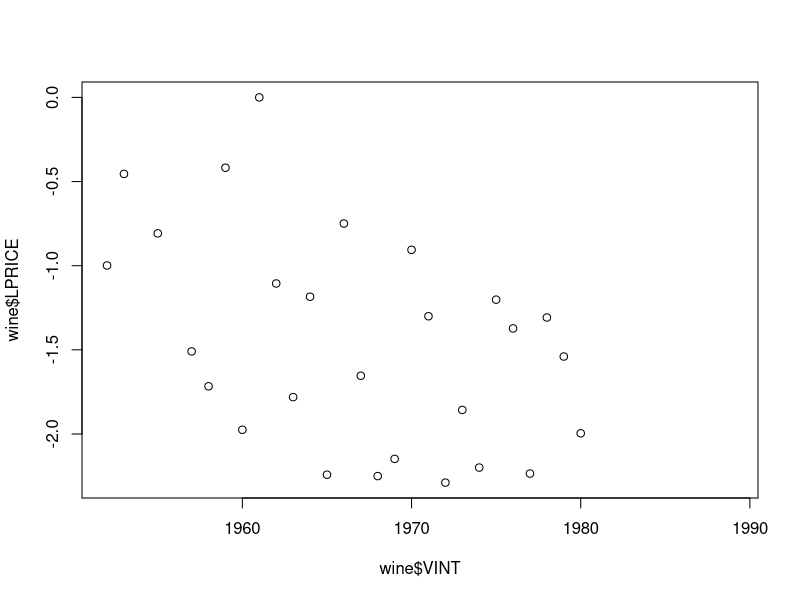
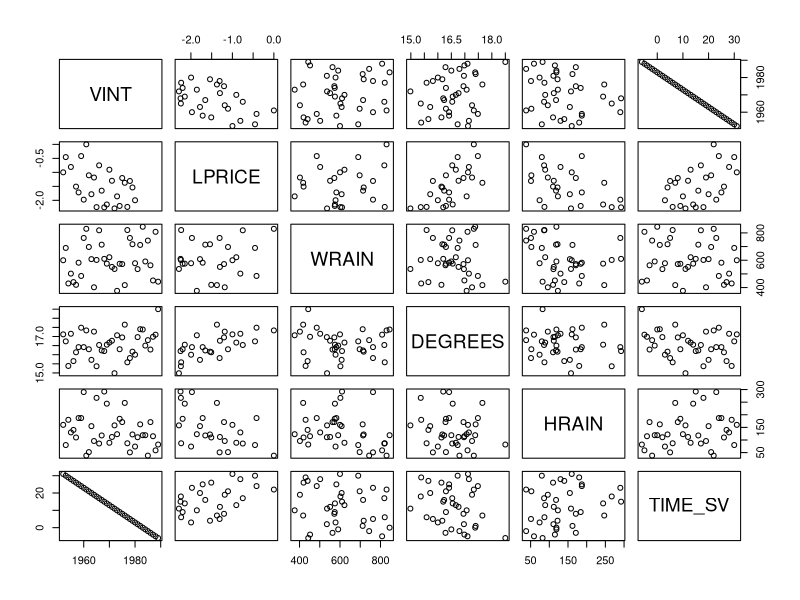
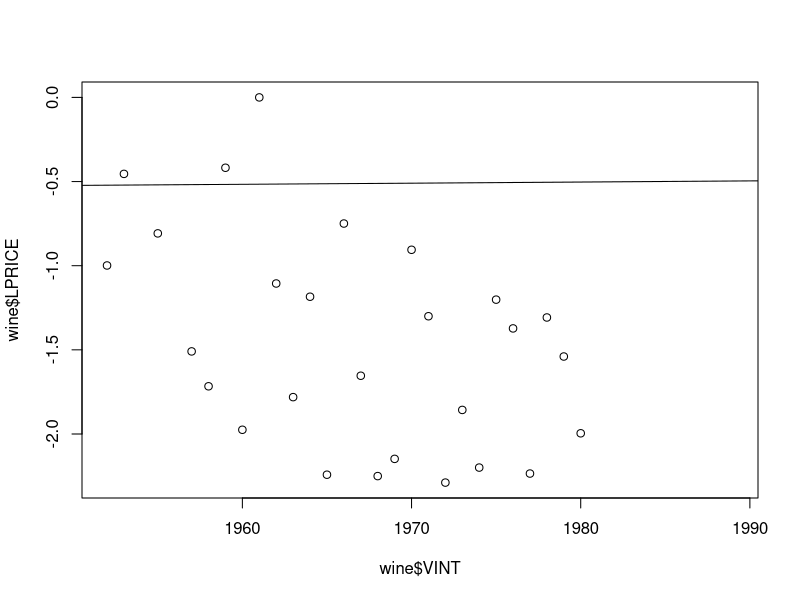

Here is the R script that generated these plots, in order:
setwd('/Users/ashiswin/Documents/School/Analytics Edge/Week 2/Predicting the Quality and Price of Wine')
wine <- read.csv("wine.csv")
str(wine)
summary(wine)

wine[wine$VINT == 1966,]

plot(wine$VINT, wine$LPRICE)
pairs(wine)

# Make my training and testing set
winetrain <- subset(wine, wine$VINT <= 1978 & !is.na(wine$LPRICE)) # Remove all NA items
winetest <- subset(wine, wine$VINT > 1978)
winetrain$HRAINDEGREE <- winetrain$HRAIN * winetrain$DEGREES
m1 <- lm(LPRICE ~ WRAIN, winetrain)
m1a <- lm(LPRICE ~ WRAIN + VINT, winetrain)
m2 <- lm(LPRICE ~ VINT + WRAIN + DEGREES + HRAIN, winetrain)
m3 <- lm(LPRICE ~ VINT + WRAIN + DEGREES + HRAIN + HRAINDEGREE, winetrain)

summary(m1)
summary(m2)
summary(m1a)
summary(m3)

plot(wine$VINT, wine$LPRICE)
abline(m1)

# Get correlation between variables in wine set
cor(winetrain)

# Get coefficients from the model
m2$coefficients

# Get residuals from model
m2$residuals

# Lets get R^2 manually
ssttrain <- sum((winetrain$LPRICE - mean(winetrain$LPRICE)) ^ 2)
ssetrain <- sum(m2$residuals ^ 2)

rsquared <- 1 - (ssetrain / ssttrain)

# Perform a prediction into the future
wineprediction <- predict(m2, newdata = winetest)
wineprediction
winetest$LPRICE

# Calculate R^2 of the prediction
ssetest <- sum((wineprediction[1:2] - winetest$LPRICE[1:2]) ^ 2)
ssttest <- sum((winetest$LPRICE[1:2] - mean(winetrain$LPRICE)) ^ 2)
rsquaredtest <- 1 - (ssetest / ssttest)
